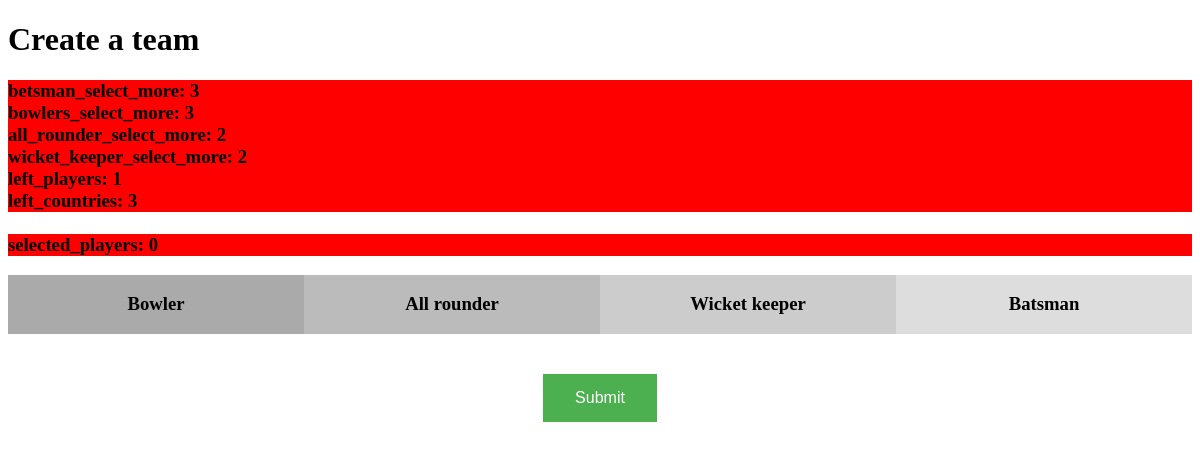
The page /normal_user/create_team on the database as committed earlier.
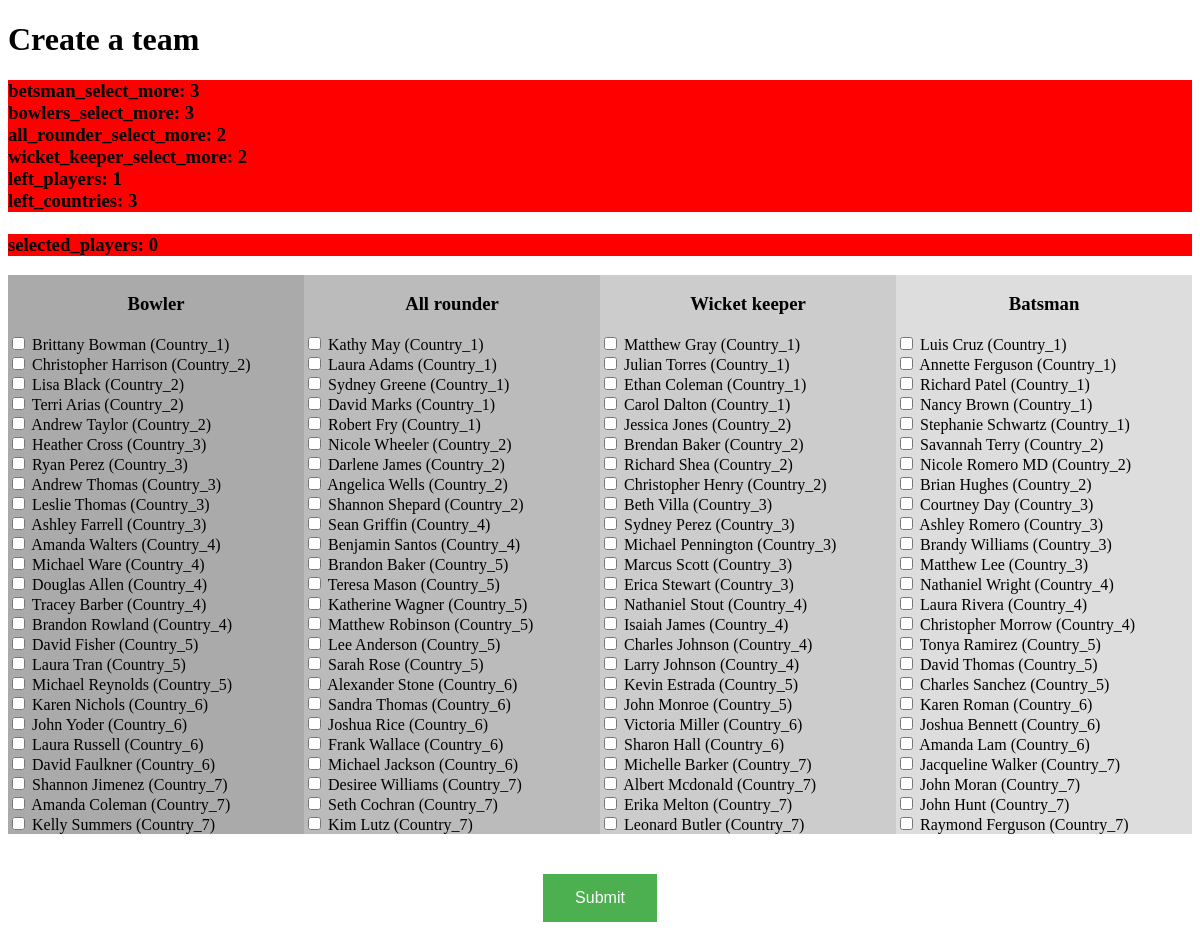
The same page on the database as committed later.
### super_user/models.py (models this page shows)
class country(models.Model):
	name = models.TextField(max_length=255)
	created_at = models.DateTimeField()
	class Meta:
		db_table = "country"

### normal_user/views.py (the view)
# urls.py: url("create_team",        create_team,        name="create_team"       ),
def create_team(request):
	cursor = connection.cursor()
	data = cursor.execute('''
		select c.name, p.name, p.category
		from players p
		LEFT JOIN country c
		ON c.id = p.country_id''').fetchall()
	param = {'bowler' : [],
            'all_rounder' : [],
            'wicket_keeper' : [],
            'batsman' : []}
	for e,i in enumerate(data):
		param[i[-1]].append((i[1], i[0], e))
	return render(request, "create_team.html", param)

### normal_user/templates/create_team.html (shortened to what this page needs)
<!DOCTYPE html>
<html>
	<head>
	</head>
	<body>
		<form action="/normal_user/my_form" method="POST" id="team_createion_form" team-createion-form-url="{% url 'ajax_creation_form' %}">
			<h1>Create a team</h1>
			<h3>
				<div style="background: red;" id="betsman_select_more">betsman_select_more: 3</div>
				<div style="background: red;" id="bowlers_select_more">bowlers_select_more: 3</div>
				<div style="background: red;" id="all_rounder_select_more">all_rounder_select_more: 2</div>
				<div style="background: red;" id="wicket_keeper_select_more">wicket_keeper_select_more: 2</div>
				<div style="background: red;" id="left_players">left_players: 1</div>
				<div style="background: red;" id="left_countries">left_countries: 3</div>
				<br>
				<div style="background: red;" id="selected_players">selected_players: 0</div>
			</h3>
			<div class="row">
				<div class="column" style="background-color:#aaa;">
				<center><h3><b>Bowler</b></h3></center>
				{% for i in bowler %}
					<input type="checkbox" class="player_c" id="{{ i.0 }}|{{ i.1 }}" name="{{ i.2 }}" value="{{ i.0 }}|{{ i.1 }}|bowler" >
					<label for="{{ i.0 }}|{{ i.1 }}">{{ i.0 }} ({{ i.1 }})</label><br>
				{% endfor %}
				</div>
				<div class="column" style="background-color:#bbb;">
					<center><h3><b>All rounder</b></h3></center>
					{% for i in all_rounder %}
						<input type="checkbox" class="player_c" id="{{ i.0 }}|{{ i.1 }}" name="{{ i.2 }}" value="{{ i.0 }}|{{ i.1 }}|all_rounder">
						<label for="{{ i.0 }}|{{ i.1 }}">{{ i.0 }} ({{ i.1 }})</label><br>
					{% endfor %}
				</div>
				<div class="column" style="background-color:#ccc;">
					<center><h3><b>Wicket keeper</b></h3></center>
					{% for i in wicket_keeper %}
						<input type="checkbox" class="player_c" id="{{ i.0 }}|{{ i.1 }}" name="{{ i.2 }}" value="{{ i.0 }}|{{ i.1 }}|wicket_keeper">
						<label for="{{ i.0 }}|{{ i.1 }}">{{ i.0 }} ({{ i.1 }})</label><br>
					{% endfor %}
				</div>
				<div class="column" style="background-color:#ddd;">
					<center><h3><b>Batsman</b></h3></center>
					{% for i in batsman %}
						<input type="checkbox" class="player_c" id="{{ i.0 }}|{{ i.1 }}" name="{{ i.2 }}" value="{{ i.0 }}|{{ i.1 }}|batsman">
						<label for="{{ i.0 }}|{{ i.1 }}">{{ i.0 }} ({{ i.1 }})</label><br>
					{% endfor %}
				</div>
			</div>
			<br><br>
			<center><input type="submit" class="submit" value="Submit" disabled></center>
			<br><br>
		</form>
	</body>
</html>

### normal_user/templates/create_team.html (style rules this page uses)
* { box-sizing: border-box; }
.column { float: left; width: 25%; }
.row:after { content: ""; display: table; clear: both; }
.submit { background-color: #4CAF50; border: none; color: white; padding: 15px 32px; text-align: center; text-decoration: none; display: inline-block; font-size: 16px; margin: 4px 2px; cursor: pointer; }

Rows that differ between the two databases and show on the page:
added country: i "Brittany Bowman", name "Country_1", i "Kathy May", i "Laura Adams", i "Sydney Greene", i "David Marks", i "Robert Fry", i "Matthew Gray", i "Julian Torres", i "Ethan Coleman", i "Carol Dalton", i "Luis Cruz", i "Annette Ferguson", i "Richard Patel", i "Nancy Brown", i "Stephanie Schwartz"
added country: i "Christopher Harrison", name "Country_2", i "Lisa Black", i "Terri Arias", i "Andrew Taylor", i "Nicole Wheeler", i "Darlene James", i "Angelica Wells", i "Shannon Shepard", i "Jessica Jones", i "Brendan Baker", i "Richard Shea", i "Christopher Henry", i "Savannah Terry", i "Nicole Romero MD", i "Brian Hughes"
added country: i "Heather Cross", name "Country_3", i "Ryan Perez", i "Andrew Thomas", i "Leslie Thomas", i "Ashley Farrell", i "Beth Villa", i "Sydney Perez", i "Michael Pennington", i "Marcus Scott", i "Erica Stewart", i "Courtney Day", i "Ashley Romero", i "Brandy Williams", i "Matthew Lee"
added country: i "Amanda Walters", name "Country_4", i "Michael Ware", i "Douglas Allen", i "Tracey Barber", i "Brandon Rowland", i "Sean Griffin", i "Benjamin Santos", i "Nathaniel Stout", i "Isaiah James", i "Charles Johnson", i "Larry Johnson", i "Nathaniel Wright", i "Laura Rivera", i "Christopher Morrow"
added country: i "David Fisher", name "Country_5", i "Laura Tran", i "Michael Reynolds", i "Brandon Baker", i "Teresa Mason", i "Katherine Wagner", i "Matthew Robinson", i "Lee Anderson", i "Sarah Rose", i "Kevin Estrada", i "John Monroe", i "Tonya Ramirez", i "David Thomas", i "Charles Sanchez"
added country: i "Karen Nichols", name "Country_6", i "John Yoder", i "Laura Russell", i "David Faulkner", i "Alexander Stone", i "Sandra Thomas", i "Joshua Rice", i "Frank Wallace", i "Michael Jackson", i "Victoria Miller", i "Sharon Hall", i "Karen Roman", i "Joshua Bennett", i "Amanda Lam"
added country: i "Shannon Jimenez", name "Country_7", i "Amanda Coleman", i "Kelly Summers", i "Desiree Williams", i "Seth Cochran", i "Kim Lutz", i "Michelle Barker", i "Albert Mcdonald", i "Erika Melton", i "Leonard Butler", i "Jacqueline Walker", i "John Moran", i "John Hunt", i "Raymond Ferguson"
